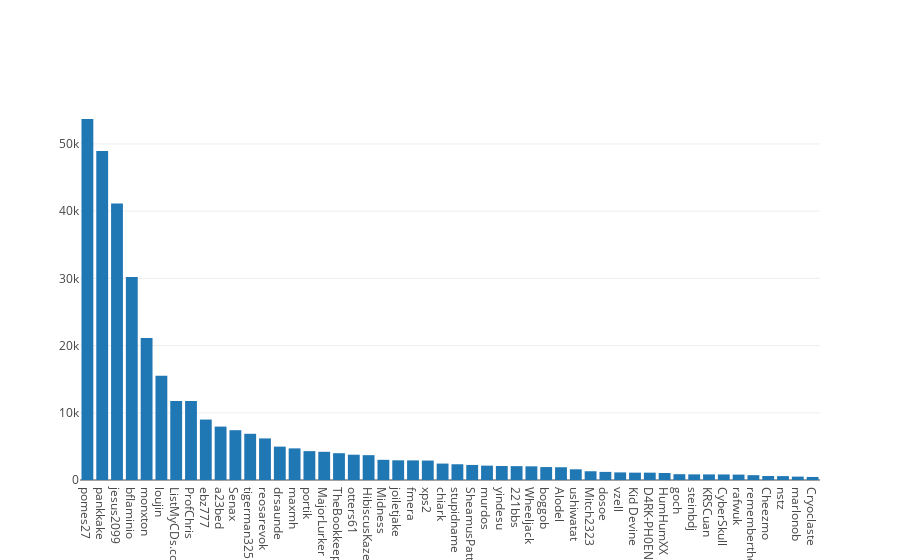

The code cell stored with this chart in its notebook:
### Code cell
iplot([go.Bar(x=editor_count.head(50).index, y=editor_count.head(50).cnt)])

### Figure 1 — Plotly figure (JSON) as saved in the notebook; plotly's stock layout.template omitted (floating-point values rounded to 4 significant figures)
{"data": [{"type": "bar", "x": ["pomes27", "pankkake", "jesus2099", "bflaminio", "monxton", "loujin", "ListMyCDs.com", "ProfChris", "ebz777", "a23bed", "Senax", "tigerman325", "reosarevok", "drsaunde", "maxmh", "portik", "MajorLurker", "TheBookkeeper", "otters61", "HibiscusKazeneko", "Midness", "joiletjake", "fmera", "xps2", "chiark", "stupidname", "SheamusPatt", "murdos", "yindesu", "221bbs", "Wheeljack", "boggob", "Alodel", "ushiwatat", "Mitch2323", "dosoe", "vzell", "Kid Devine", "D4RK-PH0ENiX", "HumHumXX", "goch", "steinbdj", "KRSCuan", "CyberSkull", "rafwuk", "rememberthemer", "Cheezmo", "nstz", "marlonob", "Cryoclaste"], "y": [53712, 48962, 41158, 30207, 21143, 15527, 11759, 11752, 8992, 7947, 7409, 6876, 6188, 4963, 4705, 4295, 4195, 3988, 3761, 3695, 3003, 2928, 2917, 2892, 2445, 2344, 2240, 2136, 2082, 2062, 2034, 1924, 1899, 1592, 1300, 1207, 1132, 1094, 1092, 1043, 864, 836, 832, 826, 804, 717, 600, 580, 504, 453]}], "layout": {}}
